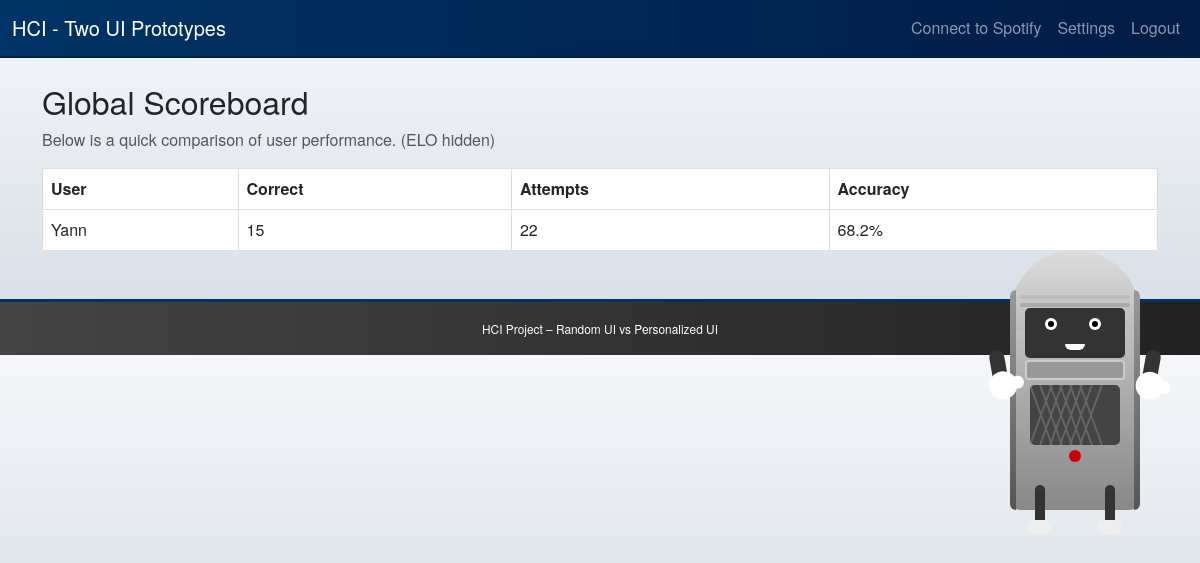
Page /scoreboard (signed in) on the earlier database version.
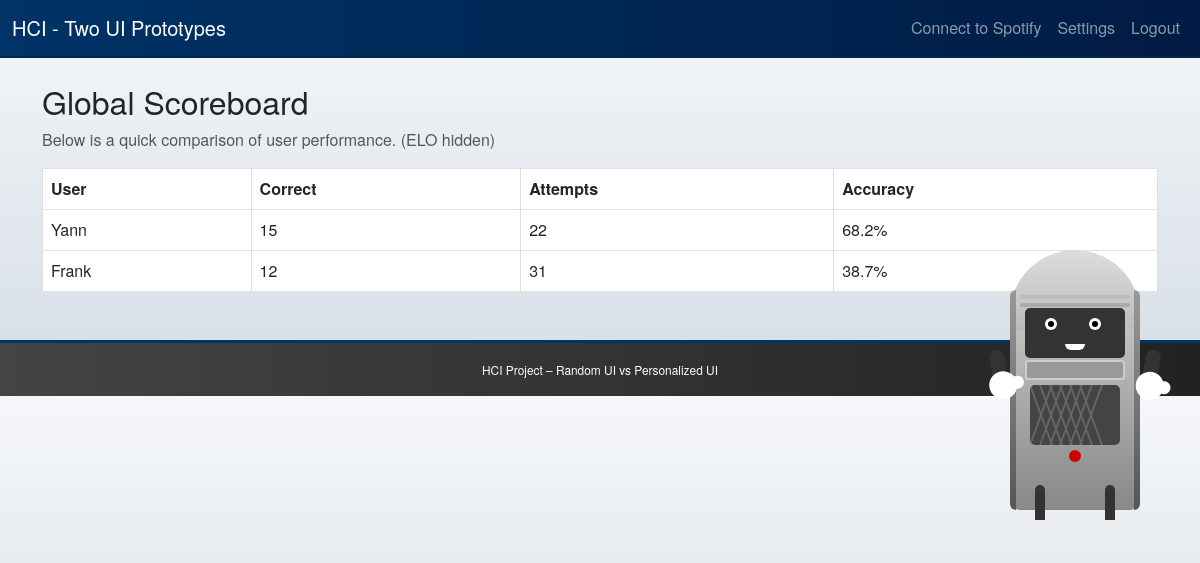
Same page on the later database version.
### models.py (models this page shows, shortened)
class User(db.Model):
    id = db.Column(db.Integer, primary_key=True)
    username = db.Column(db.String(80), unique=True, nullable=False)
    password = db.Column(db.String(80), nullable=False)
    total_correct = db.Column(db.Integer, default=0)
    total_attempts = db.Column(db.Integer, default=0)
    missed_songs = db.Column(db.String(1000), default="[]")
    random_guess_elo = db.Column(db.Integer, default=1200)
    personalized_guess_elo = db.Column(db.Integer, default=1200)
    random_rank_elo = db.Column(db.Integer, default=1200)
    personalized_rank_elo = db.Column(db.Integer, default=1200)

### routes/quiz_main.py (the view)
@quiz_bp.route('/scoreboard')
@require_login
def scoreboard():
    users = User.query.all()
    def accuracy(u):
        if u.total_attempts == 0:
            return 0
        return u.total_correct / u.total_attempts
    sorted_users = sorted(users, key=lambda x: (accuracy(x), x.total_correct), reverse=True)
    return render_template('scoreboard.html', all_users=sorted_users)

### app.py (called while the page is built)
def create_app():
    load_dotenv()
    app = Flask(__name__)
    app.secret_key = "ANY_RANDOM_SECRET_FOR_DEVELOPMENT"
    app.config["SQLALCHEMY_DATABASE_URI"] = "sqlite:///guessing_game.db"
    app.config["SQLALCHEMY_TRACK_MODIFICATIONS"] = False
    db.init_app(app)
    @app.context_processor
    def inject_now():
        return {"now": datetime.datetime.now()}
    @app.context_processor
    def inject_buddy_message():
        return {
            "buddy_message": session.get("buddy_message", ""),
            "buddy_hint": session.get("buddy_hint", "")
        }
    from routes.auth import auth_bp
    from routes.quiz_base import quiz_bp
    import routes.quiz_main
    import routes.quiz_personalized
    import routes.quiz_ranking
    app.register_blueprint(auth_bp)
    app.register_blueprint(quiz_bp)
    with app.app_context():
        db.create_all()
    return app

### routes/quiz_main.py (called while the page is built)
def current_user():
    uid = session.get("user_id")
    if not uid:
        return None
    return User.query.get(uid)

def require_login(f):
    @wraps(f)
    def wrapper(*args, **kwargs):
        if not current_user():
            flash("Please log in first!", "warning")
            return redirect(url_for('auth_bp.login'))
        return f(*args, **kwargs)
    return wrapper

### templates/scoreboard.html
{% extends "layout.html" %}
{% block content %}
<h2>Global Scoreboard</h2>
<p class="text-muted">Below is a quick comparison of user performance. (ELO hidden)</p>
<table class="table table-bordered">
  <thead>
    <tr>
      <th>User</th>
      <th>Correct</th>
      <th>Attempts</th>
      <th>Accuracy</th>
    </tr>
  </thead>
  <tbody>
    {% for u in all_users %}
      {% set accuracy = 0 %}
      {% if u.total_attempts != 0 %}
        {% set accuracy = (u.total_correct / u.total_attempts) * 100 %}
      {% endif %}
      <tr>
        <td>{{ u.username }}</td>
        <td>{{ u.total_correct }}</td>
        <td>{{ u.total_attempts }}</td>
        <td>{{ accuracy|round(1) }}%</td>
      </tr>
    {% endfor %}
  </tbody>
</table>
{% endblock %}

### templates/layout.html (shortened to what this page needs)
<!DOCTYPE html>
<html>
<head>
  <link
    rel="stylesheet"
    href="https://cdn.jsdelivr.net/npm/bootstrap@5.3.0/dist/css/bootstrap.min.css"
  />
  <link rel="stylesheet" href="{{ url_for('static', filename='css/style.css') }}">
</head>
<body class="{% if session.color_theme == 'light' %}light-theme{% endif %}">
  <nav class="navbar navbar-expand-lg {% if session.color_theme == 'light' %}navbar-light bg-light{% else %}navbar-dark bg-dark{% endif %}">
    <div class="container-fluid">
      <a class="navbar-brand" href="{{ url_for('quiz_bp.dashboard') }}">
        HCI - Two UI Prototypes
      </a>
      <div class="collapse navbar-collapse" id="navbarToggler">
        <ul class="navbar-nav ms-auto">
          {% if session.spotify_token %}
            <li class="nav-item">
              <span class="nav-link">Spotify: Connected</span>
            </li>
          {% else %}
            <li class="nav-item">
              <a class="nav-link" href="{{ url_for('auth_bp.spotify_login') }}">Connect to Spotify</a>
            </li>
          {% endif %}
          {% if session.user_id %}
          <li class="nav-item">
            <a class="nav-link" href="{{ url_for('quiz_bp.settings') }}">Settings</a>
          </li>
          <li class="nav-item">
            <a class="nav-link" href="{{ url_for('auth_bp.logout') }}">Logout</a>
          </li>
          {% endif %}
        </ul>
      </div>
    </div>
  </nav>
  <div class="container mt-4">
    {% block content %}{% endblock %}
  </div>
  <footer class="bg-secondary text-white mt-5 py-3">
    <div class="container text-center">
      <small>HCI Project – Random UI vs Personalized UI</small>
    </div>
  </footer>
</body>
</html>
  <div class="jukebox" id="jukebox"
       style="position: fixed; top: 50%; right: 60px; transform: translateY(-50%); z-index:9999;">
    <div class="silver-band left"></div>
    <div class="silver-band right"></div>
    <div class="decorative-line"></div>
    <div class="face">
      <div class="eye left"><div class="pupil"></div></div>
      <div class="eye right"><div class="pupil"></div></div>
      <div class="mouth" id="mouth"></div>
    </div>
    <div class="grille"></div>
    <div class="speaker"></div>
    <div class="button"></div>
    <div class="arm arm-left"><div class="hand"></div></div>
    <div class="arm arm-right"><div class="hand"></div></div>
    <div class="leg leg-left"><div class="shoe"></div></div>
    <div class="leg leg-right"><div class="shoe"></div></div>
  </div>
</body>
</html>

### static/css/style.css (style rules this page uses)
body { background: linear-gradient(180deg, #f5f7fa 0%, #d4dce4 100%); margin: 0; padding: 0; font-family: "Helvetica Neue", Arial, sans-serif; }
.navbar-dark.bg-dark { background: linear-gradient(90deg, #003366 0%, #001B44 100%); border-bottom: 2px solid #002244; }
footer.bg-secondary { background: linear-gradient(90deg, #444 0%, #222 100%); border-top: 3px solid #003366; }
footer .container { font-size: 0.85rem; }
.table-bordered > :not(caption) > * > * { border-color: #ddd !important; }

### templates/layout.html (style rules this page uses)
.jukebox { position: relative; width: 130px; height: 220px; background: linear-gradient(to bottom, #cccccc 0%, #888888 100%); border-radius: 10px; animation: dance 3s infinite ease-in-out; transform-origin: center bottom; cursor: pointer; }
.jukebox::before { content: ''; position: absolute; top: -40px; left: 0; width: 130px; height: 80px; background: linear-gradient(to bottom, #dddddd 0%, #bbbbbb 100%); border-radius: 65px 65px 0 0; }
.silver-band { position: absolute; top: 0; width: 6px; height: 100%; background: linear-gradient(to bottom, #999 0%, #555 100%); }
.silver-band.left { left: 0; border-top-left-radius: 10px; border-bottom-left-radius: 10px; }
.silver-band.right { right: 0; border-top-right-radius: 10px; border-bottom-right-radius: 10px; }
.decorative-line { position: absolute; top: 5px; left: 10px; width: 110px; height: 4px; background: #bbb; border-radius: 2px; }
.decorative-line::after { content: ''; position: absolute; top: 8px; left: 0; width: 110px; height: 4px; background: #aaa; border-radius: 2px; }
.face { position: absolute; top: 18px; left: 15px; width: 100px; height: 50px; background: #333; border-radius: 5px; overflow: hidden; z-index: 2; }
.eye { position: absolute; top: 10px; width: 12px; height: 12px; background: #fff; border-radius: 50%; overflow: hidden; }
.eye.left { left: 20px; }
.eye.right { left: 64px; }
.pupil { position: absolute; top: 3px; left: 3px; width: 6px; height: 6px; background: #000; border-radius: 50%; }
.mouth { position: absolute; bottom: 8px; left: 40px; width: 20px; height: 6px; background: #fff; border-radius: 0 0 20px 20px; transform-origin: bottom center; }
.grille { position: absolute; top: 70px; left: 15px; width: 100px; height: 20px; background: #ccc; border-radius: 3px; }
.grille::before { content: ''; position: absolute; top: 2px; left: 2px; width: 96px; height: 16px; background: #999; border-radius: 2px; }
.speaker { position: absolute; top: 95px; left: 20px; width: 90px; height: 60px; background: #444; border-radius: 5px; overflow: hidden; }
.speaker::before { content: ''; position: absolute; width: 2px; height: 100%; background: #666; left: 10px; transform: skew(20deg); box-shadow: 10px 0 0 #666, 20px 0 0 #666, 30px 0 0 #666, 40px 0 0 #666, 50px 0 0 #666; }
.speaker::after { content: ''; position: absolute; width: 2px; height: 100%; background: #666; left: 10px; transform: skew(-20deg); box-shadow: 10px 0 0 #666, 20px 0 0 #666, 30px 0 0 #666, 40px 0 0 #666, 50px 0 0 #666; }
.button { position: absolute; top: 160px; left: 50%; transform: translateX(-50%); width: 12px; height: 12px; background: #c00; border-radius: 50%; }
.arm { position: absolute; width: 15px; height: 45px; background: #333; border-radius: 30px; transform-origin: top center; animation: armSway 4s infinite ease-in-out; }
.arm-left { top: 60px; left: -22px; transform: rotate(-10deg); }
.arm-right { top: 60px; right: -22px; transform: rotate(10deg); }
.hand { position: absolute; bottom: -5px; left: -5px; width: 28px; height: 28px; background: #fff; border-radius: 50%; }
.hand::before { content: ''; position: absolute; width: 13px; height: 13px; background: #fff; border-radius: 50%; top: 7px; right: -7px; }
.leg { position: absolute; width: 10px; height: 50px; background: #333; border-radius: 5px; bottom: -25px; transform-origin: top center; }
.leg-left { left: 25px; animation: legLeftWiggle 4s infinite ease-in-out; }
.leg-right { right: 25px; animation: legRightWiggle 4s infinite ease-in-out; }
.shoe { position: absolute; bottom: 0; left: -8px; width: 25px; height: 15px; background: #eee; border-radius: 10px; }

Differences in the rows shown:
added User: username "Frank", total_correct "12", total_attempts "31", accuracy "38.7"
